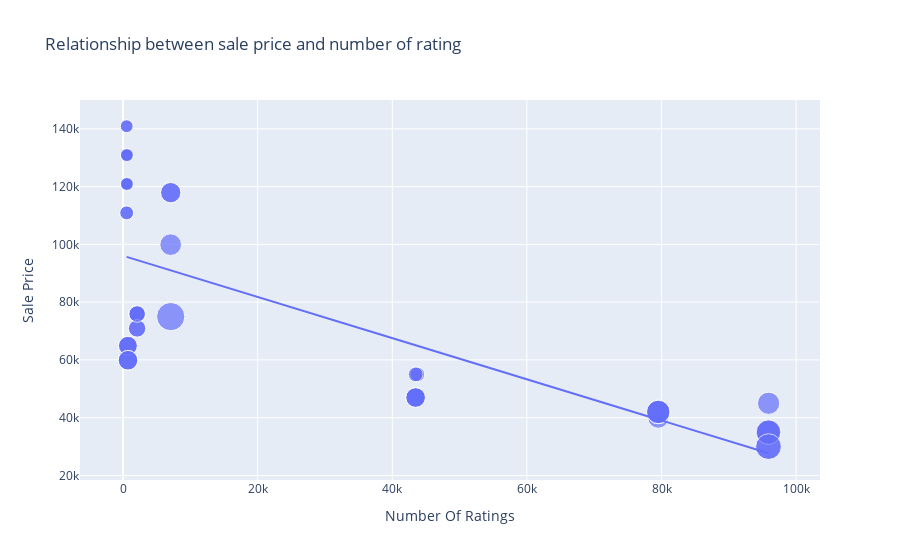

This figure's notebook cell:
### Code cell
figure = px.scatter(data_frame = data, x = "Number Of Ratings",
                    y = "Sale Price", size = "Discount Percentage", trendline = "ols", 
                    title = "Relationship between sale price and number of rating")
figure.show()
